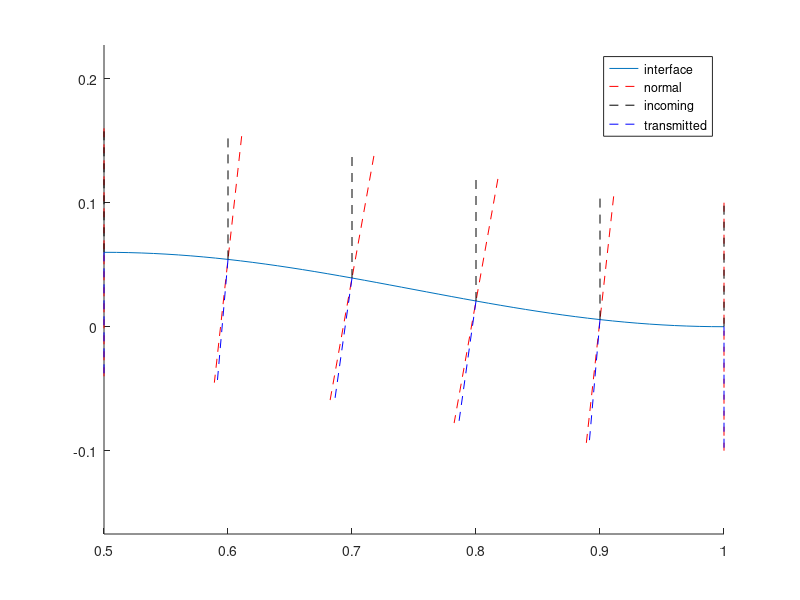

Write the MATLAB code that produced this figure.
close all; clear all; clc;

x=0.5:.01:1;
a0=0.03;
y=@(xx) a0*(sin((xx*2*pi)-pi/2)+1);
dydx=@(xx) 2*pi*a0*cos((xx*2*pi)-pi/2);

nx=@(xx) -dydx(xx)./sqrt(1+(a0*2*pi*cos((xx*2*pi)-pi/2)).^2);
ny=@(xx) 1./sqrt(1+(a0*2*pi*cos((xx*2*pi)-pi/2)).^2);

L=0.1;
x0=[0.5:.1:1];
xn = [x0; x0+nx(x0)*L];
yn = [y(x0); y(x0)+ny(x0)*L];


% Figure showing normal to interface
figure;
ax =axes;
axis equal
hold on;
pp_intf=plot(x,y(x)); % Plot sin curve
% plot(xn,yn,'r--')

% Magnitude of the vector
mag = sqrt(diff(xn).^2+diff(yn).^2);

% Add normal on other side
xn2 = xn;
xn2(2,:) = xn(1,:)-diff(xn);
yn2 = yn;
yn2(2,:) = yn(1,:)-diff(yn);

pp_normal=plot([xn(2,:); xn2],[yn(2,:); yn2],'r--');

% leg0=legend('interface','incoming', 'normal', 'transmitted')



% Add incoming wave (black)
xi = [xn(1,:); xn(1,:)];
yi = [yn(1,:); yn(1,:)+mag];
pp_incoming = plot(xi,yi,'k--');

% Calculate angle between normal density and pressure gradients (theta)
% phi = atan2(ny(x),nx(x));
phi = atan2(ny(x0),nx(x0));
theta=pi/2-phi; %Angle normal to surface

% Transmitted angle
ca_dim=347; %Sound speed of air (m/s)
cw_dim=1648.7; %Sound speed of water (m/s)
theta_t = asin(sin(theta)*ca_dim/cw_dim);

% Add transmitted wave (blue)
kk = 1; %Stretch the transmitted lines to see where they converge, use this to check for focusing
xn4 = [xn2(1,:); (cos(theta_t).*diff(xn2)-sin(theta_t).*diff(yn2))*kk+xn2(1,:)];
yn4 = [yn2(1,:); (sin(theta_t).*diff(xn2)+cos(theta_t).*diff(yn2))*kk+yn2(1,:)];
pp_transmitted = plot(xn4,yn4,'b--');


legend([pp_intf, pp_normal(1), pp_incoming(1), pp_transmitted(1)], 'interface','normal','incoming', 'transmitted')

% Figures of theta
% figure;
% ax =axes;
% axis equal
% hold on;
% plot(x,sin(theta))
% plot(x,rad2deg(theta))

%Calculate the mean value of sin over the 1/2 to 1 interval
sinmean=2*trapz(x0(x0>=0.5),sin(theta(x0>=0.5)));




%% Rough calculations of circulation, estimating values from memory
rhoa_dim=1.1765;
rhow_dim=996;
ca_dim=347;
cw_dim=1648.7;
pa_dim=10e6;
T=4.63e-4;


u_scale = ca_dim;
rho_scale = rhoa_dim;

ca = ca_dim/u_scale;
cw = cw_dim/u_scale;

rhoa=rhoa_dim/rho_scale;
rhow=rhow_dim/rho_scale;
pa=pa_dim/(rho_scale*u_scale^2);

Gammaw=sinmean*(pa*(rhow-rhoa)/rhow^2);
Gammaw=sinmean*(pa*T*(rhow-rhoa)/rhoa^2); %


T = 2*rhoa*ca/(rhow*cw+rhoa*ca);

baro_air_v_water =  T*(rhow/rhoa)^2







% For an interface from -1 to 1
% y=@(xx) a0*(cos((xx*pi))+1);
% dydx=@(xx) -a0*sin(pi*xx);
% 
% nx=@(xx) a0*pi*sin(pi*xx)./sqrt(1+(a0*pi*sin(pi*xx)).^2);
% ny=@(xx) 1./sqrt(1+(a0*pi*sin(pi*xx)).^2);
% 
% x0=0.5;
% xn = x0+[0,nx(x0)];
% yn = y(x0)+[0,ny(x0)];
% 
% figure;
% ax =axes;
% axis equal
% hold on;
% plot(x,y(x))
% plot(xn,yn,'r--')
% 
% 
% phi = atan2(ny(x),nx(x));
% theta=pi/2-phi;
% figure;
% ax =axes;
% axis equal
% hold on;
% plot(x,sin(theta))


